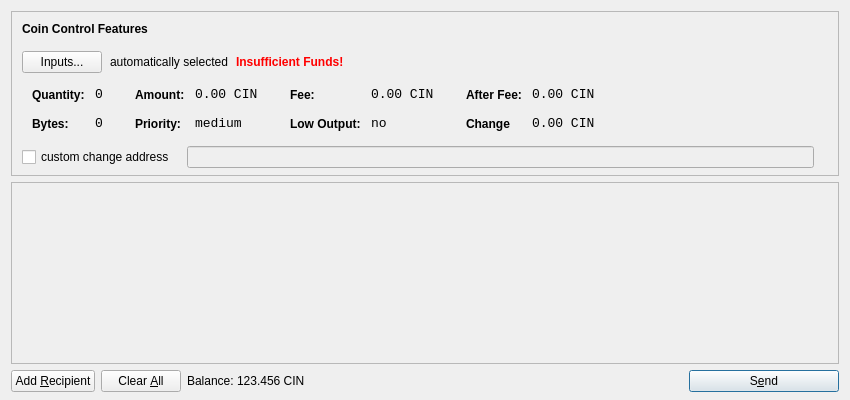
<?xml version="1.0" encoding="UTF-8"?>
<ui version="4.0">
 <class>SendCoinsDialog</class>
 <widget class="QDialog" name="SendCoinsDialog">
  <property name="geometry">
   <rect>
    <x>0</x>
    <y>0</y>
    <width>850</width>
    <height>400</height>
   </rect>
  </property>
  <property name="windowTitle">
   <string>Send Coins</string>
  </property>
  <layout class="QVBoxLayout" name="verticalLayout" stretch="0,1,0">
   <property name="bottomMargin">
    <number>8</number>
   </property>
   <item>
    <widget class="QFrame" name="frameCoinControl">
     <property name="sizePolicy">
      <sizepolicy hsizetype="Expanding" vsizetype="Expanding">
       <horstretch>0</horstretch>
       <verstretch>0</verstretch>
      </sizepolicy>
     </property>
     <property name="maximumSize">
      <size>
       <width>16777215</width>
       <height>16777215</height>
      </size>
     </property>
     <property name="frameShape">
      <enum>QFrame::StyledPanel</enum>
     </property>
     <property name="frameShadow">
      <enum>QFrame::Sunken</enum>
     </property>
     <layout class="QVBoxLayout" name="verticalLayoutCoinControl2">
      <property name="spacing">
       <number>6</number>
      </property>
      <property name="leftMargin">
       <number>0</number>
      </property>
      <property name="topMargin">
       <number>0</number>
      </property>
      <property name="rightMargin">
       <number>0</number>
      </property>
      <property name="bottomMargin">
       <number>6</number>
      </property>
      <item>
       <layout class="QVBoxLayout" name="verticalLayoutCoinControl" stretch="0,0,0,0,1">
        <property name="spacing">
         <number>0</number>
        </property>
        <property name="leftMargin">
         <number>10</number>
        </property>
        <property name="topMargin">
         <number>10</number>
        </property>
        <item>
         <layout class="QHBoxLayout" name="horizontalLayoutCoinControl1">
          <property name="bottomMargin">
           <number>15</number>
          </property>
          <item>
           <widget class="QLabel" name="labelCoinControlFeatures">
            <property name="sizePolicy">
             <sizepolicy hsizetype="Preferred" vsizetype="Maximum">
              <horstretch>0</horstretch>
              <verstretch>0</verstretch>
             </sizepolicy>
            </property>
            <property name="font">
             <font>
              <weight>75</weight>
              <bold>true</bold>
             </font>
            </property>
            <property name="styleSheet">
             <string notr="true">font-weight:bold;</string>
            </property>
            <property name="text">
             <string>Coin Control Features</string>
            </property>
           </widget>
          </item>
         </layout>
        </item>
        <item>
         <layout class="QHBoxLayout" name="horizontalLayoutCoinControl2" stretch="0,0,0,0">
          <property name="spacing">
           <number>8</number>
          </property>
          <property name="bottomMargin">
           <number>10</number>
          </property>
          <item>
           <widget class="QPushButton" name="pushButtonCoinControl">
            <property name="styleSheet">
             <string notr="true"/>
            </property>
            <property name="text">
             <string>Inputs...</string>
            </property>
           </widget>
          </item>
          <item>
           <widget class="QLabel" name="labelCoinControlAutomaticallySelected">
            <property name="text">
             <string>automatically selected</string>
            </property>
            <property name="margin">
             <number>5</number>
            </property>
           </widget>
          </item>
          <item>
           <widget class="QLabel" name="labelCoinControlInsuffFunds">
            <property name="font">
             <font>
              <weight>75</weight>
              <bold>true</bold>
             </font>
            </property>
            <property name="styleSheet">
             <string notr="true">color:red;font-weight:bold;</string>
            </property>
            <property name="text">
             <string>Insufficient Funds!</string>
            </property>
            <property name="margin">
             <number>5</number>
            </property>
           </widget>
          </item>
          <item>
           <spacer name="horizontalSpacerCoinControl">
            <property name="orientation">
             <enum>Qt::Horizontal</enum>
            </property>
            <property name="sizeHint" stdset="0">
             <size>
              <width>40</width>
              <height>1</height>
             </size>
            </property>
           </spacer>
          </item>
         </layout>
        </item>
        <item>
         <widget class="QWidget" name="widgetCoinControl" native="true">
          <property name="sizePolicy">
           <sizepolicy hsizetype="Preferred" vsizetype="Preferred">
            <horstretch>0</horstretch>
            <verstretch>0</verstretch>
           </sizepolicy>
          </property>
          <property name="minimumSize">
           <size>
            <width>0</width>
            <height>0</height>
           </size>
          </property>
          <property name="styleSheet">
           <string notr="true"/>
          </property>
          <layout class="QHBoxLayout" name="horizontalLayoutCoinControl5">
           <property name="leftMargin">
            <number>0</number>
           </property>
           <property name="topMargin">
            <number>0</number>
           </property>
           <property name="rightMargin">
            <number>0</number>
           </property>
           <property name="bottomMargin">
            <number>0</number>
           </property>
           <item>
            <layout class="QHBoxLayout" name="horizontalLayoutCoinControl3" stretch="0,0,0,1">
             <property name="spacing">
              <number>20</number>
             </property>
             <property name="topMargin">
              <number>0</number>
             </property>
             <property name="bottomMargin">
              <number>10</number>
             </property>
             <item>
              <layout class="QFormLayout" name="formLayoutCoinControl1">
               <property name="horizontalSpacing">
                <number>10</number>
               </property>
               <property name="verticalSpacing">
                <number>14</number>
               </property>
               <property name="leftMargin">
                <number>10</number>
               </property>
               <property name="topMargin">
                <number>4</number>
               </property>
               <property name="rightMargin">
                <number>6</number>
               </property>
               <item row="0" column="0">
                <widget class="QLabel" name="labelCoinControlQuantityText">
                 <property name="styleSheet">
                  <string notr="true">font-weight:bold;</string>
                 </property>
                 <property name="text">
                  <string>Quantity:</string>
                 </property>
                 <property name="margin">
                  <number>0</number>
                 </property>
                </widget>
               </item>
               <item row="0" column="1">
                <widget class="QLabel" name="labelCoinControlQuantity">
                 <property name="font">
                  <font>
                   <family>Monospace</family>
                   <pointsize>10</pointsize>
                  </font>
                 </property>
                 <property name="cursor">
                  <cursorShape>IBeamCursor</cursorShape>
                 </property>
                 <property name="contextMenuPolicy">
                  <enum>Qt::ActionsContextMenu</enum>
                 </property>
                 <property name="text">
                  <string>0</string>
                 </property>
                 <property name="margin">
                  <number>0</number>
                 </property>
                 <property name="textInteractionFlags">
                  <set>Qt::LinksAccessibleByMouse|Qt::TextSelectableByKeyboard|Qt::TextSelectableByMouse</set>
                 </property>
                </widget>
               </item>
               <item row="1" column="0">
                <widget class="QLabel" name="labelCoinControlBytesText">
                 <property name="styleSheet">
                  <string notr="true">font-weight:bold;</string>
                 </property>
                 <property name="text">
                  <string>Bytes:</string>
                 </property>
                </widget>
               </item>
               <item row="1" column="1">
                <widget class="QLabel" name="labelCoinControlBytes">
                 <property name="font">
                  <font>
                   <family>Monospace</family>
                   <pointsize>10</pointsize>
                  </font>
                 </property>
                 <property name="cursor">
                  <cursorShape>IBeamCursor</cursorShape>
                 </property>
                 <property name="contextMenuPolicy">
                  <enum>Qt::ActionsContextMenu</enum>
                 </property>
                 <property name="text">
                  <string>0</string>
                 </property>
                 <property name="textInteractionFlags">
                  <set>Qt::LinksAccessibleByMouse|Qt::TextSelectableByKeyboard|Qt::TextSelectableByMouse</set>
                 </property>
                </widget>
               </item>
              </layout>
             </item>
             <item>
              <layout class="QFormLayout" name="formLayoutCoinControl2">
               <property name="horizontalSpacing">
                <number>10</number>
               </property>
               <property name="verticalSpacing">
                <number>14</number>
               </property>
               <property name="leftMargin">
                <number>6</number>
               </property>
               <property name="topMargin">
                <number>4</number>
               </property>
               <property name="rightMargin">
                <number>6</number>
               </property>
               <item row="0" column="0">
                <widget class="QLabel" name="labelCoinControlAmountText">
                 <property name="styleSheet">
                  <string notr="true">font-weight:bold;</string>
                 </property>
                 <property name="text">
                  <string>Amount:</string>
                 </property>
                 <property name="margin">
                  <number>0</number>
                 </property>
                </widget>
               </item>
               <item row="0" column="1">
                <widget class="QLabel" name="labelCoinControlAmount">
                 <property name="font">
                  <font>
                   <family>Monospace</family>
                   <pointsize>10</pointsize>
                  </font>
                 </property>
                 <property name="cursor">
                  <cursorShape>IBeamCursor</cursorShape>
                 </property>
                 <property name="contextMenuPolicy">
                  <enum>Qt::ActionsContextMenu</enum>
                 </property>
                 <property name="text">
                  <string>0.00 CIN</string>
                 </property>
                 <property name="textInteractionFlags">
                  <set>Qt::LinksAccessibleByMouse|Qt::TextSelectableByKeyboard|Qt::TextSelectableByMouse</set>
                 </property>
                </widget>
               </item>
               <item row="1" column="0">
                <widget class="QLabel" name="labelCoinControlPriorityText">
                 <property name="styleSheet">
                  <string notr="true">font-weight:bold;</string>
                 </property>
                 <property name="text">
                  <string>Priority:</string>
                 </property>
                </widget>
               </item>
               <item row="1" column="1">
                <widget class="QLabel" name="labelCoinControlPriority">
                 <property name="font">
                  <font>
                   <family>Monospace</family>
                   <pointsize>10</pointsize>
                  </font>
                 </property>
                 <property name="cursor">
                  <cursorShape>IBeamCursor</cursorShape>
                 </property>
                 <property name="contextMenuPolicy">
                  <enum>Qt::ActionsContextMenu</enum>
                 </property>
                 <property name="text">
                  <string>medium</string>
                 </property>
                 <property name="textInteractionFlags">
                  <set>Qt::LinksAccessibleByMouse|Qt::TextSelectableByKeyboard|Qt::TextSelectableByMouse</set>
                 </property>
                </widget>
               </item>
              </layout>
             </item>
             <item>
              <layout class="QFormLayout" name="formLayoutCoinControl3">
               <property name="horizontalSpacing">
                <number>10</number>
               </property>
               <property name="verticalSpacing">
                <number>14</number>
               </property>
               <property name="leftMargin">
                <number>6</number>
               </property>
               <property name="topMargin">
                <number>4</number>
               </property>
               <property name="rightMargin">
                <number>6</number>
               </property>
               <item row="0" column="0">
                <widget class="QLabel" name="labelCoinControlFeeText">
                 <property name="styleSheet">
                  <string notr="true">font-weight:bold;</string>
                 </property>
                 <property name="text">
                  <string>Fee:</string>
                 </property>
                 <property name="margin">
                  <number>0</number>
                 </property>
                </widget>
               </item>
               <item row="0" column="1">
                <widget class="QLabel" name="labelCoinControlFee">
                 <property name="font">
                  <font>
                   <family>Monospace</family>
                   <pointsize>10</pointsize>
                  </font>
                 </property>
                 <property name="cursor">
                  <cursorShape>IBeamCursor</cursorShape>
                 </property>
                 <property name="contextMenuPolicy">
                  <enum>Qt::ActionsContextMenu</enum>
                 </property>
                 <property name="text">
                  <string>0.00 CIN</string>
                 </property>
                 <property name="textInteractionFlags">
                  <set>Qt::LinksAccessibleByMouse|Qt::TextSelectableByKeyboard|Qt::TextSelectableByMouse</set>
                 </property>
                </widget>
               </item>
               <item row="1" column="0">
                <widget class="QLabel" name="labelCoinControlLowOutputText">
                 <property name="styleSheet">
                  <string notr="true">font-weight:bold;</string>
                 </property>
                 <property name="text">
                  <string>Low Output:</string>
                 </property>
                </widget>
               </item>
               <item row="1" column="1">
                <widget class="QLabel" name="labelCoinControlLowOutput">
                 <property name="font">
                  <font>
                   <family>Monospace</family>
                   <pointsize>10</pointsize>
                  </font>
                 </property>
                 <property name="cursor">
                  <cursorShape>IBeamCursor</cursorShape>
                 </property>
                 <property name="contextMenuPolicy">
                  <enum>Qt::ActionsContextMenu</enum>
                 </property>
                 <property name="text">
                  <string>no</string>
                 </property>
                 <property name="textInteractionFlags">
                  <set>Qt::LinksAccessibleByMouse|Qt::TextSelectableByKeyboard|Qt::TextSelectableByMouse</set>
                 </property>
                </widget>
               </item>
              </layout>
             </item>
             <item>
              <layout class="QFormLayout" name="formLayoutCoinControl4">
               <property name="horizontalSpacing">
                <number>10</number>
               </property>
               <property name="verticalSpacing">
                <number>14</number>
               </property>
               <property name="leftMargin">
                <number>6</number>
               </property>
               <property name="topMargin">
                <number>4</number>
               </property>
               <property name="rightMargin">
                <number>6</number>
               </property>
               <item row="0" column="0">
                <widget class="QLabel" name="labelCoinControlAfterFeeText">
                 <property name="styleSheet">
                  <string notr="true">font-weight:bold;</string>
                 </property>
                 <property name="text">
                  <string>After Fee:</string>
                 </property>
                 <property name="margin">
                  <number>0</number>
                 </property>
                </widget>
               </item>
               <item row="0" column="1">
                <widget class="QLabel" name="labelCoinControlAfterFee">
                 <property name="font">
                  <font>
                   <family>Monospace</family>
                   <pointsize>10</pointsize>
                  </font>
                 </property>
                 <property name="cursor">
                  <cursorShape>IBeamCursor</cursorShape>
                 </property>
                 <property name="contextMenuPolicy">
                  <enum>Qt::ActionsContextMenu</enum>
                 </property>
                 <property name="text">
                  <string>0.00 CIN</string>
                 </property>
                 <property name="textInteractionFlags">
                  <set>Qt::LinksAccessibleByMouse|Qt::TextSelectableByKeyboard|Qt::TextSelectableByMouse</set>
                 </property>
                </widget>
               </item>
               <item row="1" column="0">
                <widget class="QLabel" name="labelCoinControlChangeText">
                 <property name="styleSheet">
                  <string notr="true">font-weight:bold;</string>
                 </property>
                 <property name="text">
                  <string>Change</string>
                 </property>
                </widget>
               </item>
               <item row="1" column="1">
                <widget class="QLabel" name="labelCoinControlChange">
                 <property name="font">
                  <font>
                   <family>Monospace</family>
                   <pointsize>10</pointsize>
                  </font>
                 </property>
                 <property name="cursor">
                  <cursorShape>IBeamCursor</cursorShape>
                 </property>
                 <property name="contextMenuPolicy">
                  <enum>Qt::ActionsContextMenu</enum>
                 </property>
                 <property name="text">
                  <string>0.00 CIN</string>
                 </property>
                 <property name="textInteractionFlags">
                  <set>Qt::LinksAccessibleByMouse|Qt::TextSelectableByKeyboard|Qt::TextSelectableByMouse</set>
                 </property>
                </widget>
               </item>
              </layout>
             </item>
            </layout>
           </item>
          </layout>
         </widget>
        </item>
        <item>
         <layout class="QHBoxLayout" name="horizontalLayoutCoinControl4" stretch="0,0,0">
          <property name="spacing">
           <number>12</number>
          </property>
          <property name="sizeConstraint">
           <enum>QLayout::SetDefaultConstraint</enum>
          </property>
          <property name="topMargin">
           <number>5</number>
          </property>
          <property name="rightMargin">
           <number>5</number>
          </property>
          <item>
           <widget class="QCheckBox" name="checkBoxCoinControlChange">
            <property name="text">
             <string>custom change address</string>
            </property>
           </widget>
          </item>
          <item>
           <widget class="QLineEdit" name="lineEditCoinControlChange">
            <property name="enabled">
             <bool>false</bool>
            </property>
            <property name="sizePolicy">
             <sizepolicy hsizetype="Expanding" vsizetype="Fixed">
              <horstretch>0</horstretch>
              <verstretch>0</verstretch>
             </sizepolicy>
            </property>
           </widget>
          </item>
          <item>
           <widget class="QLabel" name="labelCoinControlChangeLabel">
            <property name="sizePolicy">
             <sizepolicy hsizetype="Preferred" vsizetype="Expanding">
              <horstretch>0</horstretch>
              <verstretch>0</verstretch>
             </sizepolicy>
            </property>
            <property name="minimumSize">
             <size>
              <width>0</width>
              <height>0</height>
             </size>
            </property>
            <property name="text">
             <string/>
            </property>
            <property name="margin">
             <number>3</number>
            </property>
           </widget>
          </item>
         </layout>
        </item>
        <item>
         <spacer name="verticalSpacerCoinControl">
          <property name="orientation">
           <enum>Qt::Vertical</enum>
          </property>
          <property name="sizeHint" stdset="0">
           <size>
            <width>800</width>
            <height>1</height>
           </size>
          </property>
         </spacer>
        </item>
       </layout>
      </item>
     </layout>
    </widget>
   </item>
   <item>
    <widget class="QScrollArea" name="scrollArea">
     <property name="widgetResizable">
      <bool>true</bool>
     </property>
     <widget class="QWidget" name="scrollAreaWidgetContents">
      <property name="geometry">
       <rect>
        <x>0</x>
        <y>0</y>
        <width>830</width>
        <height>172</height>
       </rect>
      </property>
      <layout class="QVBoxLayout" name="verticalLayout_2">
       <property name="leftMargin">
        <number>0</number>
       </property>
       <property name="topMargin">
        <number>0</number>
       </property>
       <property name="rightMargin">
        <number>0</number>
       </property>
       <property name="bottomMargin">
        <number>0</number>
       </property>
       <item>
        <layout class="QVBoxLayout" name="entries">
         <property name="spacing">
          <number>6</number>
         </property>
        </layout>
       </item>
       <item>
        <spacer name="verticalSpacer">
         <property name="orientation">
          <enum>Qt::Vertical</enum>
         </property>
         <property name="sizeHint" stdset="0">
          <size>
           <width>20</width>
           <height>40</height>
          </size>
         </property>
        </spacer>
       </item>
      </layout>
     </widget>
    </widget>
   </item>
   <item>
    <layout class="QHBoxLayout" name="horizontalLayout">
     <item>
      <widget class="QPushButton" name="addButton">
       <property name="toolTip">
        <string>Send to multiple recipients at once</string>
       </property>
       <property name="text">
        <string>Add &amp;Recipient</string>
       </property>
       <property name="icon">
        <iconset resource="../bitcoin.qrc">
         <normaloff>:/icons/add</normaloff>:/icons/add</iconset>
       </property>
       <property name="autoDefault">
        <bool>false</bool>
       </property>
      </widget>
     </item>
     <item>
      <widget class="QPushButton" name="clearButton">
       <property name="sizePolicy">
        <sizepolicy hsizetype="Minimum" vsizetype="Fixed">
         <horstretch>0</horstretch>
         <verstretch>0</verstretch>
        </sizepolicy>
       </property>
       <property name="toolTip">
        <string>Remove all transaction fields</string>
       </property>
       <property name="text">
        <string>Clear &amp;All</string>
       </property>
       <property name="icon">
        <iconset resource="../bitcoin.qrc">
         <normaloff>:/icons/remove</normaloff>:/icons/remove</iconset>
       </property>
       <property name="autoRepeatDelay">
        <number>300</number>
       </property>
       <property name="autoDefault">
        <bool>false</bool>
       </property>
      </widget>
     </item>
     <item>
      <layout class="QHBoxLayout" name="horizontalLayout_2">
       <property name="spacing">
        <number>3</number>
       </property>
       <item>
        <widget class="QLabel" name="label">
         <property name="sizePolicy">
          <sizepolicy hsizetype="Preferred" vsizetype="Fixed">
           <horstretch>0</horstretch>
           <verstretch>0</verstretch>
          </sizepolicy>
         </property>
         <property name="text">
          <string>Balance:</string>
         </property>
        </widget>
       </item>
       <item>
        <widget class="QLabel" name="labelBalance">
         <property name="sizePolicy">
          <sizepolicy hsizetype="Preferred" vsizetype="Fixed">
           <horstretch>0</horstretch>
           <verstretch>0</verstretch>
          </sizepolicy>
         </property>
         <property name="cursor">
          <cursorShape>IBeamCursor</cursorShape>
         </property>
         <property name="text">
          <string>123.456 CIN</string>
         </property>
         <property name="textInteractionFlags">
          <set>Qt::LinksAccessibleByMouse|Qt::TextSelectableByKeyboard|Qt::TextSelectableByMouse</set>
         </property>
        </widget>
       </item>
      </layout>
     </item>
     <item>
      <spacer name="horizontalSpacer">
       <property name="orientation">
        <enum>Qt::Horizontal</enum>
       </property>
       <property name="sizeHint" stdset="0">
        <size>
         <width>40</width>
         <height>20</height>
        </size>
       </property>
      </spacer>
     </item>
     <item>
      <widget class="QPushButton" name="sendButton">
       <property name="minimumSize">
        <size>
         <width>150</width>
         <height>0</height>
        </size>
       </property>
       <property name="toolTip">
        <string>Confirm the send action</string>
       </property>
       <property name="text">
        <string>S&amp;end</string>
       </property>
       <property name="icon">
        <iconset resource="../bitcoin.qrc">
         <normaloff>:/icons/send</normaloff>:/icons/send</iconset>
       </property>
       <property name="default">
        <bool>true</bool>
       </property>
      </widget>
     </item>
    </layout>
   </item>
  </layout>
 </widget>
 <resources>
  <include location="../bitcoin.qrc"/>
 </resources>
 <connections/>
</ui>
